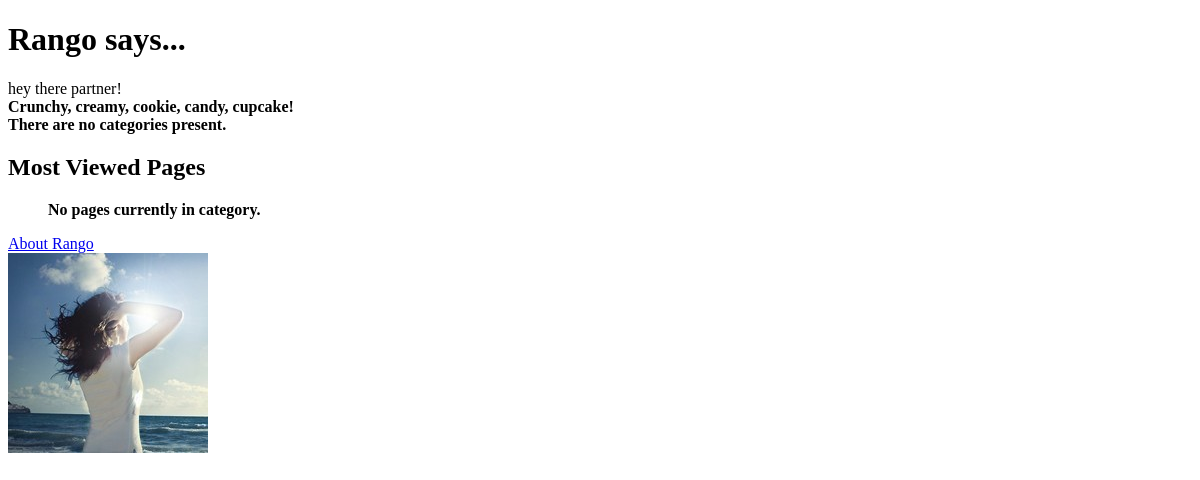
The app's page /, older data.
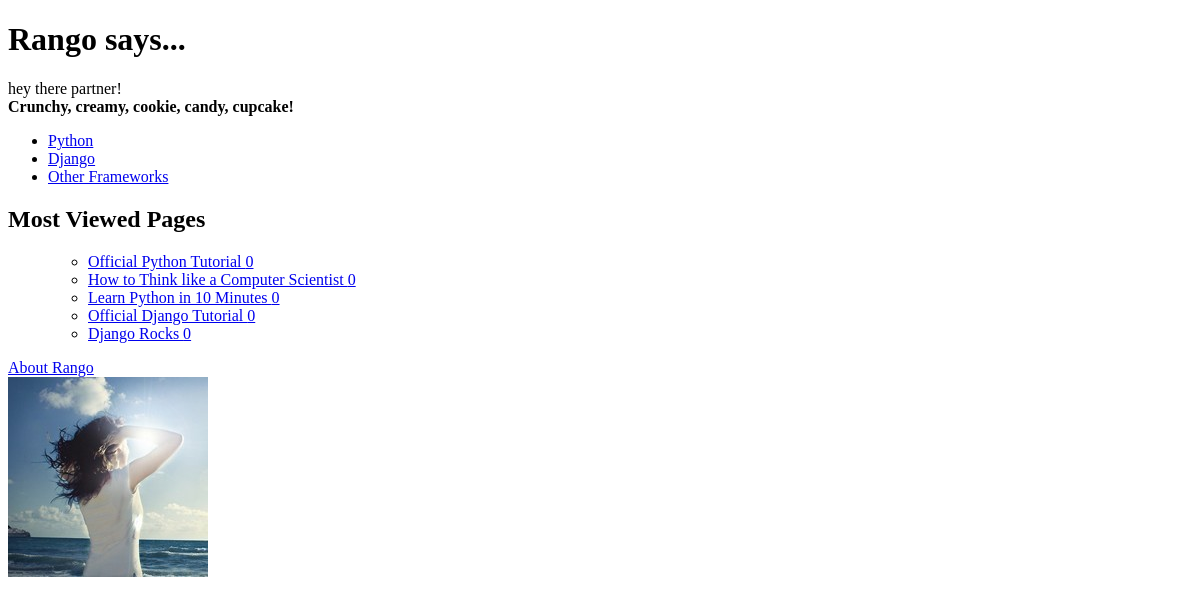
The same page, newer data.
### rango/models.py (models this page shows, shortened)
class Category(models.Model):
    name = models.CharField(max_length=128, unique=True)
    views=models.IntegerField(default=0)
    likes=models.IntegerField(default=0)
    slug = models.SlugField()
    class Meta:
        verbose_name_plural = 'categories'

class Page(models.Model):
    category = models.ForeignKey(Category, on_delete=models.CASCADE)
    title = models.CharField(max_length=128)
    url = models.URLField()
    views = models.IntegerField(default=0)

### rango/views.py (the view)
# urls.py: path('',views.index,name='index'),
def index(request):
    category_list = Category.objects.order_by('-likes')[:5]
    views_list=Page.objects.order_by('-views')[:5]
    context_dict = {}
    context_dict['boldmessage'] = 'Crunchy, creamy, cookie, candy, cupcake!'
    context_dict['categories'] = category_list
    context_dict['pages']=views_list
    return render(request, 'rango/index.html', context=context_dict)

### templates/rango/index.html (shortened to what this page needs)
<!DOCTYPE html>
{% load staticfiles %}
<html>
<head>
</head>
<body>
    <h1>Rango says...</h1>
    <div>
        hey there partner! <br />
        <strong>{{ boldmessage }}</strong>
    </div>
    <div>
        {% if categories %}
        <ul>
            {% for category in categories %}
            <li>
                <a href="/rango/category/{{ category.slug }}/">{{ category.name }}</a> </li>
            {% endfor %}
        </ul> {% else %}
        <strong>There are no categories present.</strong> {% endif %}
    </div>
    <div>
        <h2>Most Viewed Pages</h2>
        <ul>
             {% if pages %} <ul> {% for page in pages %}
                <li><a href="{{page.url}}">{{page.title}} {{page.views}}</a></li>
                {% endfor %} </ul> {% else %} <strong>No pages currently in category.</strong> {% endif %}
    </div>
    <div>
        <a href="/rango/about/">About Rango</a><br />
        <img src="{% static "images/rango.jpg" %}" alt="  Picture of Rango" />
    </div>
</body>
</html>

Row changes from the older to the newer data that the page shows:
added Category: name "Python"
added Category: name "Django"
added Category: name "Other Frameworks"
added Page: title "Official Python Tutorial", views "0"
added Page: title "How to Think like a Computer Scientist", views "0"
added Page: title "Learn Python in 10 Minutes", views "0"
added Page: title "Official Django Tutorial", views "0"
added Page: title "Django Rocks", views "0"
Text that changed along with them:
text no longer shown: "There are no categories present. No pages currently in category."
